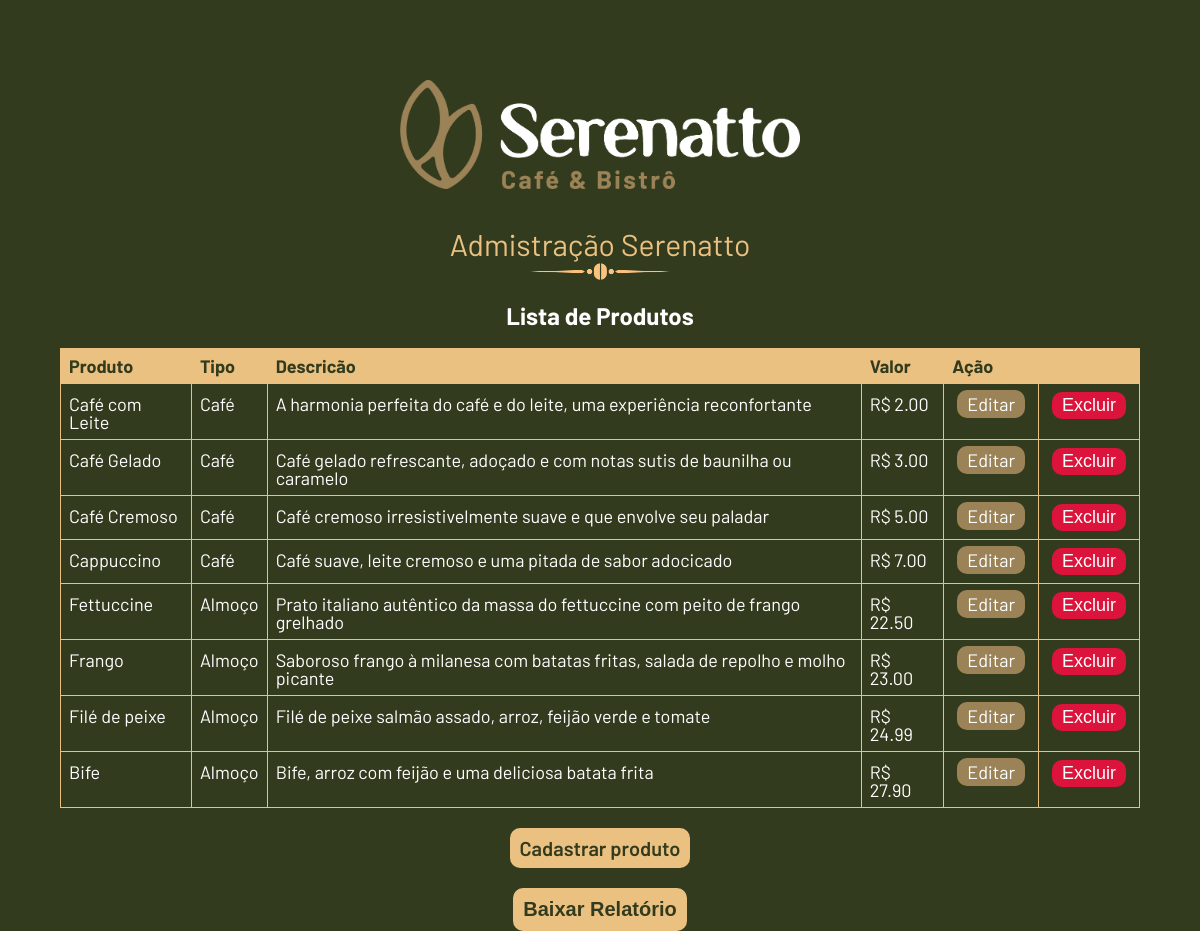
/administrador.php (signed in), run on the app's committed database.
### tables this page shows
CREATE TABLE cardapio_cafe (
    id INT AUTO_INCREMENT PRIMARY KEY,
    cafe VARCHAR(256),
    tipo VARCHAR(256) NOT NULL DEFAULT 'Café',
    descricao VARCHAR(256),
    preco DECIMAL(10, 2),
    imagem VARCHAR(256)
);

CREATE TABLE cardapio_almoco (
    id INT AUTO_INCREMENT PRIMARY KEY,
    prato VARCHAR(256),
    tipo VARCHAR(256) NOT NULL DEFAULT 'Almoço',
    descricao VARCHAR(256),
    preco DECIMAL(10, 2),
    imagem VARCHAR(256)
);

### administrador.php (the view, shortened to what this page needs)
<?php
require 'repositories/cardapio_almoco.class.php';
if (!isset($_SESSION['email'])) {
    header('Location: index.php');
    exit;
} elseif (!isset($_SESSION['senha'])){
    header('Location: index.php');
    exit;
} else {
?>
<!DOCTYPE html>
<html lang="pt-br">
<head>
    <link rel="stylesheet" href="styles/reset.css">
    <link rel="stylesheet" href="styles/index.css">
    <link rel="stylesheet" href="styles/administrador.css">
</head>
<body>
    <main>
        <section class="container-admin-banner">
            <img src="images/logo-serenatto-horizontal.png" class="logo-admin" alt="logo-serenatto">
            <h1>Admistração Serenatto</h1>
            <img class= "ornaments" src="images/ornaments-coffee.png" alt="ornaments">
        </section>
        <h2>Lista de Produtos</h2>
        <section class="container-table">
        <table>
            <thead>
                <tr>
                <th>Produto</th>
                <th>Tipo</th>
                <th>Descricão</th>
                <th>Valor</th>
                <th colspan="2">Ação</th>
                </tr>
            </thead>
            <tbody>
                <?php
                    $sql = 'SELECT * FROM cardapio_cafe ORDER BY preco';
                    $stmt = $pdo->query($sql);
                    $stmt->execute();
                    if ($stmt->rowCount() > 0) {
                        $exteriorizar = $stmt->fetchAll(PDO::FETCH_ASSOC);
                        foreach ($exteriorizar as $key) {
                ?>
                <tr>
                    <td><?php echo $key['cafe'];?></td>
                    <td><?php echo $key['tipo'];?></td>
                    <td><?php echo $key['descricao'];?></td>
                    <td><?php echo 'R$ ' . $key['preco'];?></td>
                    <td><a class="botao-editar" href="editar_produto.php?id=<?php echo ($key['id']);?>">Editar</a></td>
                    <td>
                        <form action="deletar_cafe.php" method="POST">
                            <input type="submit" name="deletar" class="botao-excluir" value="Excluir">
                        </form>
                    </td>
                </tr>
                <?php
                        }
                    }
                ?>
                <?php
                    $sql = 'SELECT * FROM cardapio_almoco ORDER BY preco';
                    $stmt = $pdo->query($sql);
                    $stmt->execute();
                    if ($stmt->rowCount() > 0) {
                        $exteriorizar = $stmt->fetchAll(PDO::FETCH_ASSOC);
                        foreach ($exteriorizar as $key) {
                ?>
                <tr>
                    <td><?php echo $key['prato'];?></td>
                    <td><?php echo $key['tipo'];?></td>
                    <td><?php echo $key['descricao'];?></td>
                    <td><?php echo 'R$ ' . $key['preco'];?></td>
                    <td>
                        <a class="botao-editar" href="editar_produto.php?id=<?php echo ($key['id']);?>">Editar</a>
                    </td>
                    <td>
                        <form action="deletar_almoco.php" method="POST">
                            <input type="submit" name="deletar" class="botao-excluir" value="Excluir">
                        </form>
                    </td>
                </tr>
                <?php
                        }
                    }
                ?>
            </tbody>
        </table>
        <a class="botao-cadastrar" href="cadastrar_produto.php">Cadastrar produto</a>
        <form action="baixar_relatorio.php" method="POST">
            <input type="submit" class="botao-cadastrar" value="Baixar Relatório"/>
        </form>
        </section>
    </main>
</body>
</html>
<?php
}
?>

### styles/index.css (style rules this page uses)
body { background-color: #333B1E; font-family: 'Barlow', sans-serif; }
main { height: 100vh; }
h2 { text-align: center; font-size: 48px; margin: 20px 0px; color: #FFF; font-weight: bold; }
.ornaments { width: 200px; }

### styles/administrador.css (style rules this page uses)
.container-admin-banner { display: flex; align-items: center; flex-direction: column; margin: 80px 0px 20px; }
.logo-admin { width: 400px; }
h2 { font-size: 24px; }
.container-table { display: flex; align-items: center; flex-direction: column; }
table { width: 90%; margin: auto 0; }
table, th, td { border: 1px solid #EBC181; }
table th { padding: 11px 0 11px; background-color: #EBC181; color: #333B1E; font-weight: bold; font-size: 18px; text-align: left; padding: 8px; }
table tr { border: 1px solid #ddd; }
table td { color: #FFF; font-size: 18px; padding: 8px; }
.container-admin-banner h1 { margin-top: 40px; font-size: 30px; color: #EBC181; }
table tbody tr td a, .botao-cadastrar, .botao-excluir { padding: 3px 10px; border-radius: 10px; color: #FFFFFF; text-decoration: none; margin: 0 5px; transition: 0.7s; border: none; font-size: 18px; }
.botao-cadastrar { background: #EBC181; color: #333B1E; font-weight: 600; margin-top: 20px; font-size: 20px; border-radius: 10px; padding: 10px 10px; border: none; }
.botao-editar { background: #9B8357; }
.botao-excluir { background: crimson; }

### data on the page
cardapio_cafe: cafe "Café com Leite", tipo "Café", descricao "A harmonia perfeita do café e do leite, uma experiência reconfortante", preco "2.00"
cardapio_cafe: cafe "Café Gelado", tipo "Café", descricao "Café gelado refrescante, adoçado e com notas sutis de baunilha ou caramelo", preco "3.00"
cardapio_cafe: cafe "Café Cremoso", tipo "Café", descricao "Café cremoso irresistivelmente suave e que envolve seu paladar", preco "5.00"
cardapio_cafe: cafe "Cappuccino", tipo "Café", descricao "Café suave, leite cremoso e uma pitada de sabor adocicado", preco "7.00"
cardapio_almoco: prato "Fettuccine", tipo "Almoço", descricao "Prato italiano autêntico da massa do fettuccine com peito de frango grelhado", preco "22.50"
cardapio_almoco: prato "Frango", tipo "Almoço", descricao "Saboroso frango à milanesa com batatas fritas, salada de repolho e molho picante", preco "23.00"
cardapio_almoco: prato "Filé de peixe", tipo "Almoço", descricao "Filé de peixe salmão assado, arroz, feijão verde e tomate", preco "24.99"
cardapio_almoco: prato "Bife", tipo "Almoço", descricao "Bife, arroz com feijão e uma deliciosa batata frita", preco "27.90"
